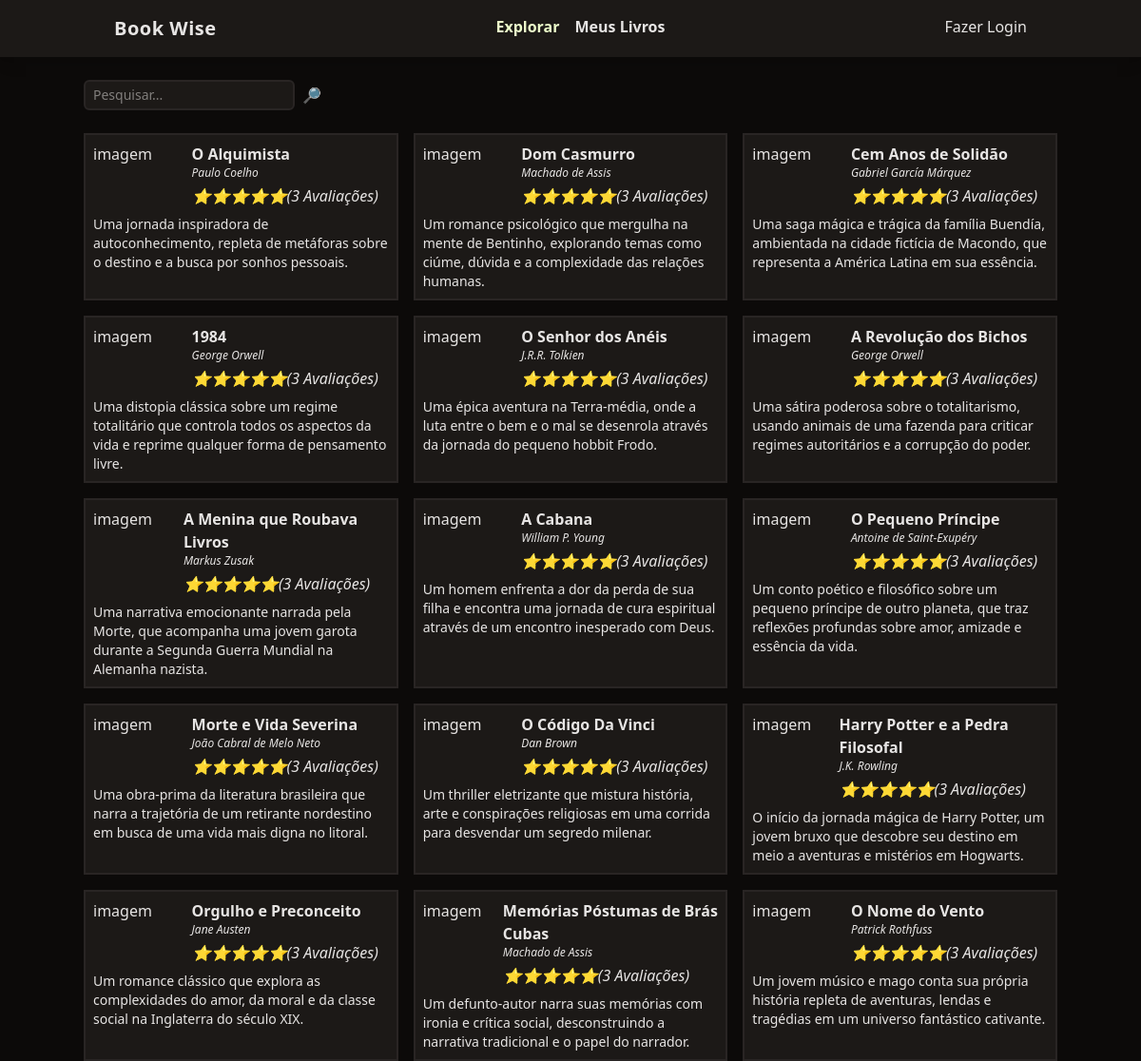
The page / on the database its author committed.
### tables this page shows
CREATE TABLE livros (
  id INTEGER PRIMARY KEY,
  titulo TEXT,
  autor TEXT,
  descricao TEXT,
  ano_de_lancamento INTEGER,
  usuario_id INTEGER,
  FOREIGN KEY (usuario_id) REFERENCES usuarios(id)
);

### functions.php (called while the page is built, shortened)
<?php
function view($view, $data = [])
{
    require 'views/template/app.php';
}

### controllers/index.controller.php (called while the page is built, shortened)
<?php
require 'dados.php';
view('index', compact('livros'));

### routes.php (called while the page is built, shortened)
<?php
    $controller = str_replace('/', '', parse_url($_SERVER['REQUEST_URI'])['path']);
    if (!$controller) $controller = "index";
    require "controllers/{$controller}.controller.php";

### index.php (called while the page is built)
<?php
require 'functions.php';
require 'routes.php';

### dados.php (called while the page is built)
<?php
$db = new PDO('sqlite:database.sqlite');
$query = $db->query("select * from livros");
$livros = $query->fetchAll();

### views/index.view.php (the view)
<form class="w-full flex space-x-2 mt-6">
    <input
        type="text"
        class="border-stone-800 border-2 rounded-md bg-stone-900 text-sm focus:outline-none px-2 py-1 max-w-1/4"
        placeholder="Pesquisar..."
        name="pesquisar">
    <button type="submit">
        🔎
    </button>
</form>
<section class="grid grid-cols-1 md:grid-cols-2 lg:grid-cols-3 gap-4 px-4 lg:px-0">
    <?php foreach ($livros as $livro): ?>
        <div class="p-2 roudend border-2 border-stone-800 bg-stone-900">
            <div class="flex">
                <div class="w-1/3">
                    imagem
                </div>
                <div class="space-y-1">
                    <a href="/livro?id=<?= $livro['id'] ?>" class="font-semibold hover:underline">
                        <?= $livro['titulo'] ?>
                    </a>
                    <div class="text-xs italic"><?= $livro['autor'] ?></div>
                    <div class="text-sx italic">⭐⭐⭐⭐⭐(3 Avaliações)</div>
                </div>
            </div>
            <div class="text-sm mt-2">
                <?= $livro['descricao'] ?>
            </div>
        </div>
    <?php endforeach ?>
</section>

### views/template/app.php (shortened to what this page needs)
<!DOCTYPE html>
<html lang="en">
<head>
    <script src="https://cdn.jsdelivr.net/npm/@tailwindcss/browser@4"></script>
</head>
<body class="bg-stone-950 text-stone-200">
    <header class="bg-stone-900 shadow-lg">
        <nav class="mx-auto max-w-screen-lg flex justify-between px-8 py-4">
            <div class="font-bold text-xl tracking-wide">Book Wise</div>
            <ul class="flex space-x-4 font-bold">
                <li><a href="/" class="text-lime-100">Explorar</a></li>
                <li><a href="/meus-livros" class="hover:underline">Meus Livros</a></li>
            </ul>
            <ul>
                <li><a href="/login" class="hover:underline">Fazer Login</a></li>
            </ul>
        </nav>
    </header>
    <main class="mx-auto max-w-screen-lg space-y-6">
        <?php require "views/{$view}.view.php" ?>
    </main>
</body>
</html>

### rows shown on the page
livros: titulo "O Alquimista", autor "Paulo Coelho", descricao "Uma jornada inspiradora de autoconhecimento, repleta de metáforas sobre o destino e a busca por sonhos pessoais."
livros: titulo "Dom Casmurro", autor "Machado de Assis", descricao "Um romance psicológico que mergulha na mente de Bentinho, explorando temas como ciúme, dúvida e a complexidade das relações humanas."
livros: titulo "Cem Anos de Solidão", autor "Gabriel García Márquez", descricao "Uma saga mágica e trágica da família Buendía, ambientada na cidade fictícia de Macondo, que representa a América Latina em sua essência."
livros: titulo "1984", autor "George Orwell", descricao "Uma distopia clássica sobre um regime totalitário que controla todos os aspectos da vida e reprime qualquer forma de pensamento livre."
livros: titulo "O Senhor dos Anéis", autor "J.R.R. Tolkien", descricao "Uma épica aventura na Terra-média, onde a luta entre o bem e o mal se desenrola através da jornada do pequeno hobbit Frodo."
livros: titulo "A Revolução dos Bichos", autor "George Orwell", descricao "Uma sátira poderosa sobre o totalitarismo, usando animais de uma fazenda para criticar regimes autoritários e a corrupção do poder."
livros: titulo "A Menina que Roubava Livros", autor "Markus Zusak", descricao "Uma narrativa emocionante narrada pela Morte, que acompanha uma jovem garota durante a Segunda Guerra Mundial na Alemanha nazista."
livros: titulo "A Cabana", autor "William P. Young", descricao "Um homem enfrenta a dor da perda de sua filha e encontra uma jornada de cura espiritual através de um encontro inesperado com Deus."
livros: titulo "O Pequeno Príncipe", autor "Antoine de Saint-Exupéry", descricao "Um conto poético e filosófico sobre um pequeno príncipe de outro planeta, que traz reflexões profundas sobre amor, amizade e essência da vida."
livros: titulo "Morte e Vida Severina", autor "João Cabral de Melo Neto", descricao "Uma obra-prima da literatura brasileira que narra a trajetória de um retirante nordestino em busca de uma vida mais digna no litoral."
livros: titulo "O Código Da Vinci", autor "Dan Brown", descricao "Um thriller eletrizante que mistura história, arte e conspirações religiosas em uma corrida para desvendar um segredo milenar."
livros: titulo "Harry Potter e a Pedra Filosofal", autor "J.K. Rowling", descricao "O início da jornada mágica de Harry Potter, um jovem bruxo que descobre seu destino em meio a aventuras e mistérios em Hogwarts."
livros: titulo "Orgulho e Preconceito", autor "Jane Austen", descricao "Um romance clássico que explora as complexidades do amor, da moral e da classe social na Inglaterra do século XIX."
livros: titulo "Memórias Póstumas de Brás Cubas", autor "Machado de Assis", descricao "Um defunto-autor narra suas memórias com ironia e crítica social, desconstruindo a narrativa tradicional e o papel do narrador."
livros: titulo "O Nome do Vento", autor "Patrick Rothfuss", descricao "Um jovem músico e mago conta sua própria história repleta de aventuras, lendas e tragédias em um universo fantástico cativante."
